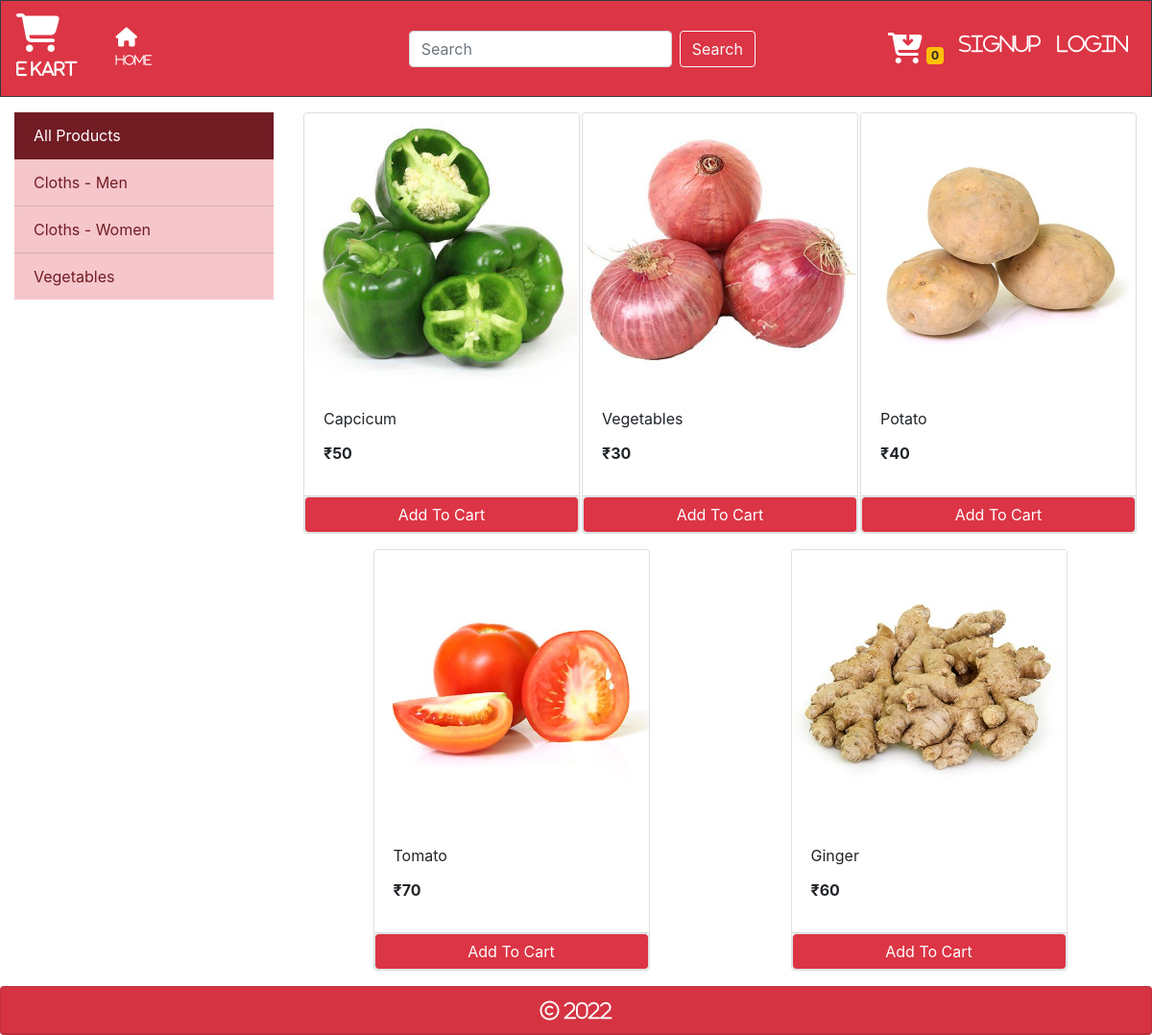
Screenshot of /?category=3 with the database file from the repository.
### store/models/category.py (models this page shows, shortened)
class Category(models.Model):
    name = models.CharField(max_length=20)
    @staticmethod
    def get_all_categories():
        return Category.objects.all()

### store/models/product.py (models this page shows, shortened)
class Product(models.Model):
    name = models.CharField(max_length=50)
    price = models.IntegerField(default=0)
    category = models.ForeignKey(Category, on_delete=models.CASCADE, default=1)
    description = models.CharField(max_length=200, default='', null=True, blank=True)
    image = models.ImageField(upload_to='uploads/products/')
    @staticmethod
    def get_all_categories_by_categoryid(category_id):
        if category_id:
            return Product.objects.filter(category = category_id)
        else:
            return Product.get_all_products();

### store/views/home.py (the view, shortened to what this page needs)
# urls.py: path('', Index.as_view(), name='homepage'),
class Index(View):
    def get(self, request):
        cart = request.session.get('cart')
        if not cart:
            request.session['cart'] = {}
        products = None
        categories = Category.get_all_categories()
        categoryID = request.GET.get('category')
        if categoryID:
            products = Product.get_all_categories_by_categoryid(categoryID)
        else:
            products = Product.get_all_products();
        data = {}
        data['products'] = products
        data['categories'] = categories
        print('You are ', request.session.get('email'))
        return render(request, 'index.html', data)

### store/templatetags/cart.py (called while the page is built)
@register.filter(name='is_in_cart')
def is_in_cart(product, cart):
    keys = cart.keys()
    for id in keys:
        if int(id) == product.id:
            return True
    return False

### store/templatetags/custom_filter.py (called while the page is built)
@register.filter(name='currency')
def currency(number):
    return "₹"+str(number)

### store/templates/index.html (shortened to what this page needs)
{% extends 'base.html' %}
{% block content %}
{% load cart %}
{% load custom_filter%}
    <div class="container-fluid mt-3 mx-auto">
        <div class="row">
          <div class="col-lg-3">
            <div class="list-group-flush">
              <a href="/" class="list-group-item list-group-item-action list-group-item-danger active">All Products</a>
              {% for category in categories %}
                <a href="/?category={{category.id}}" class="list-group-item list-group-item-action list-group-item-danger">{{category.name}}</a>
              {% endfor %}
            </div>
          </div>
          <div id="products" class="col-lg-9 mx-auto">
            <div class="row mx-auto">
              {% for product in products %}
              <div class="card mx-auto mb-3" id={{product.id}} style="width: 18rem;">
                <img class="card-img-top" src="{{product.image.url}}" alt="Card image cap">
                <div class="card-body">
                  <p class="card-title">{{product.name}}</p>
                  <p class="card-title"><b>{{product.price|currency}}</b></p>
                </div>
                <div class="card-footer p-0 no-gutters">
                  {% if product|is_in_cart:request.session.cart %}
                    <div class="row no-gutters">
                      <form action="/#{{product.id}}" method="post" class="col-2">
                        {% csrf_token %}
                        <input hidden type="text" name="product" value='{{product.id}}'>
                        <input hidden type="text" name="remove" value='True'>
                        <input type="submit" value=" - " class="btn-block btn-outline-danger">
                      </form>
                      <div class="text-center col bg-danger text-white">{{product|cart_quantity:request.session.cart}} in Cart</div>
                      <form action="/#{{product.id}}" method="post" class="col-2">
                        {% csrf_token %}
                        <input hidden type="text" name="product" value='{{product.id}}'>
                        <input type="submit" value=" + " class="btn-block btn-outline-danger">
                      </form>
                    </div>
                  {% else %}
                    <form action="/#{{product.id}}" method="POST" class="btn-block">
                      <input type="submit" class="float-right btn btn-danger border form-control" value="Add To Cart">
                    </form>
                  {% endif %}
                </div>
              </div>
              {% endfor %}
              </div>
          </div>
        </div>
    </div>
{% endblock %}

### rows the page displays
Category: name "Cloths - Men"
Category: name "Cloths - Women"
Category: name "Vegetables"
Product: image (picture), name "Capcicum", price "₹50"
Product: image (picture), name "Vegetables", price "₹30"
Product: image (picture), name "Potato", price "₹40"
Product: image (picture), name "Tomato", price "₹70"
Product: image (picture), name "Ginger", price "₹60"

### other values shown
{{ request.session.cart.keys|length }} "0"
